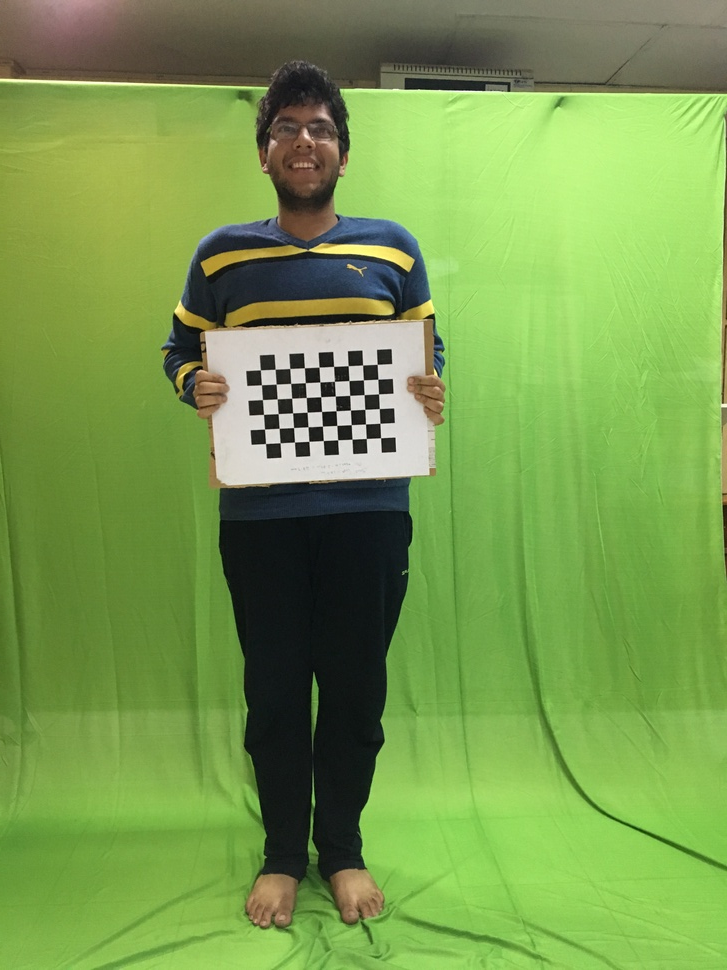
#> input picture Images/Ankesh1.JPG, 727 x 970 px, shrunk from 3024 x 4032 before the run
$ python silhoutte2.py ../Images/Ankesh1.JPG   (Python 2 division)
#> lines starting #> are read from the running program, lines starting #| are printed output that depends on the picture; after the words box and inside, x2 and y2 are one past the last pixel; in counts of white or black regions, pixels touching at a corner belong together
import numpy as np
import cv2
from matplotlib import pyplot as plt
import sys

img = cv2.imread(sys.argv[1])
#> img is the input picture: shape (970, 727, 3); mean B, G, R 78.7, 155.2, 120.5
print img.shape
#| (970, 727, 3)
# exit(1)
body_cascade=cv2.CascadeClassifier('haarcascade_fullbody.xml')
gray = cv2.cvtColor(img,cv2.COLOR_BGR2GRAY)
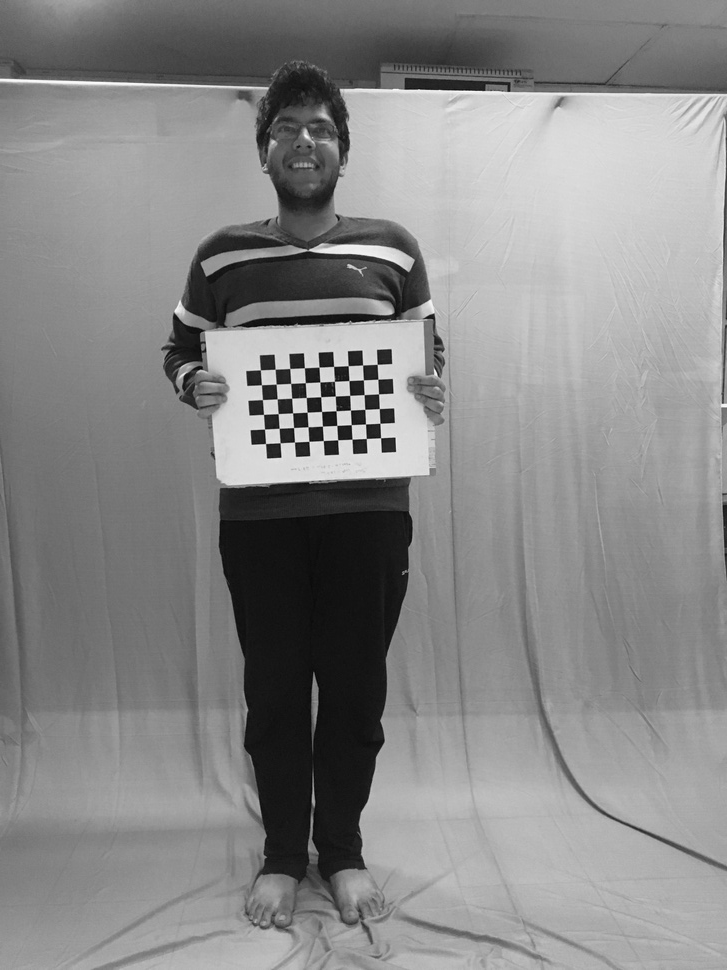
#> gray: shape (970, 727); min 3, max 252, mean 136.1
body = body_cascade.detectMultiScale(gray,1.01,5)
#> body = [[250, 116, 26, 51], [130, 282, 338, 677]]

lar = -1
p1_x = 100
p1_y = 100
p2_x = int((img.shape[0]))
#> p2_x = 970
p2_y = int(img.shape[1]*0.75)
#> p2_y = 545
# [10 lines of commented-out code are left out]

mask = np.zeros(img.shape[:2],np.uint8)
bgdModel = np.zeros((1,65),np.float64)
fgdModel = np.zeros((1,65),np.float64)
rect = (p1_x,p1_y,p2_x,p2_y)
#> rect = (100, 100, 970, 545)
cv2.rectangle(img,(rect[0],rect[1]),(rect[2],rect[3]),(255,0,0),2)
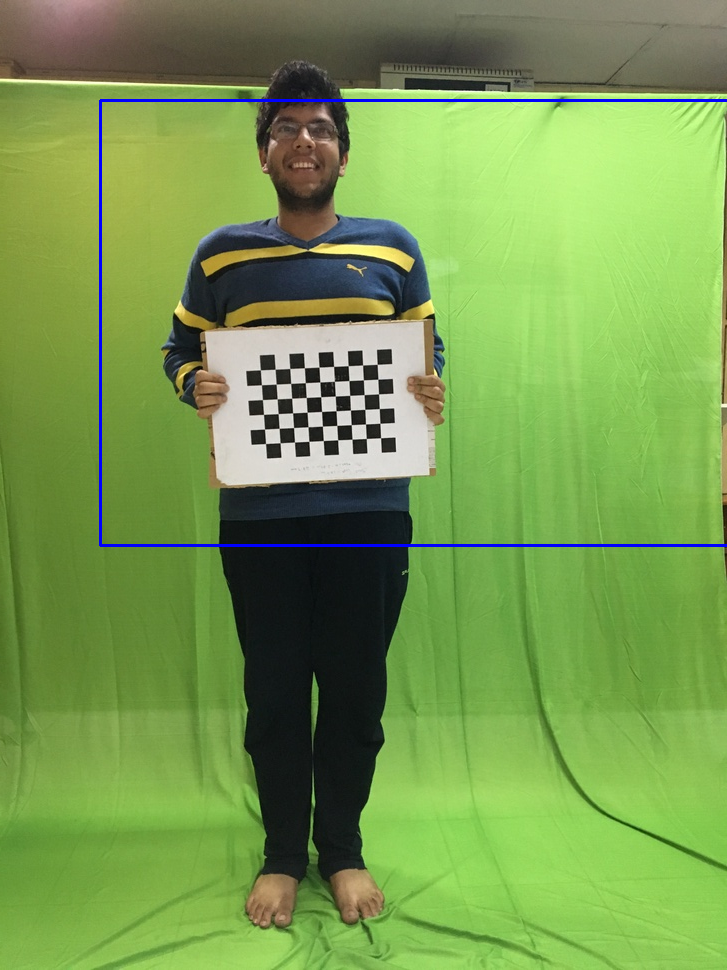
#> img: shape (970, 727, 3); 0.72% of pixels changed, all inside (x1, y1, x2, y2) = (99, 99, 727, 547)
# print rect
# exit(1)
cv2.grabCut(img,mask,rect,bgdModel,fgdModel,5,cv2.GC_INIT_WITH_RECT)
mask2 = np.where((mask==2)|(mask==0),0,1).astype('uint8')
img = img*mask2[:,:,np.newaxis]
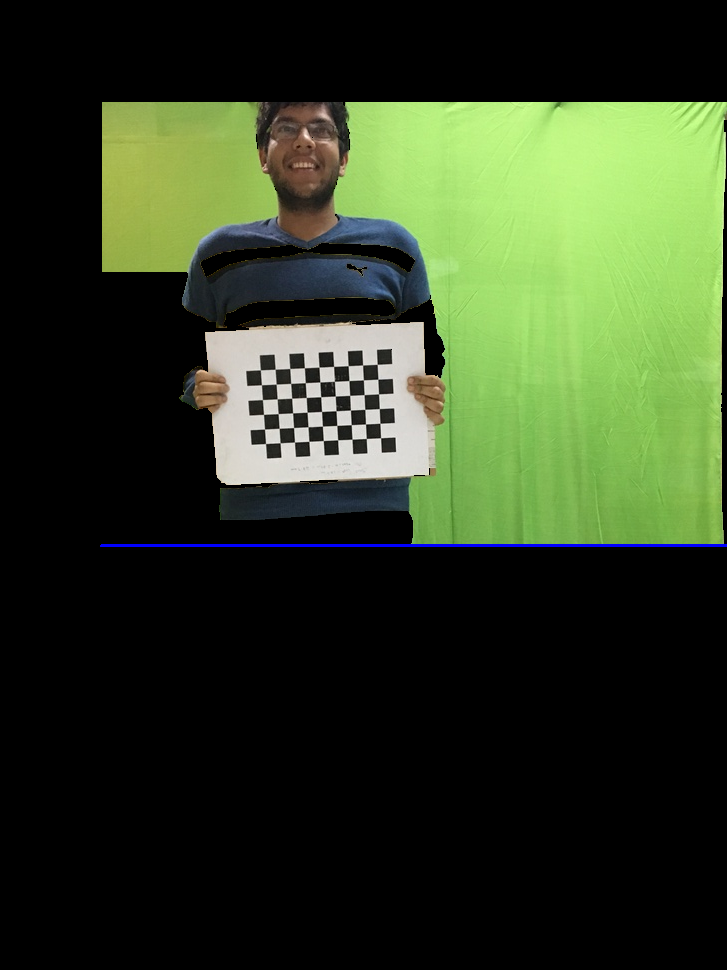
#> img: shape (970, 727, 3); mean B, G, R 34.9, 59.9, 47.6
plt.imshow(img),plt.colorbar(),plt.show()
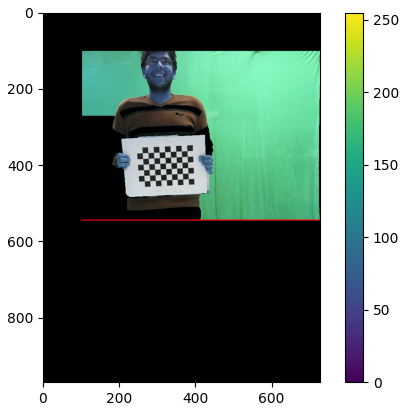
#> figure drawn by matplotlib, 2 panels; B, G, R data is drawn as R, G, B
